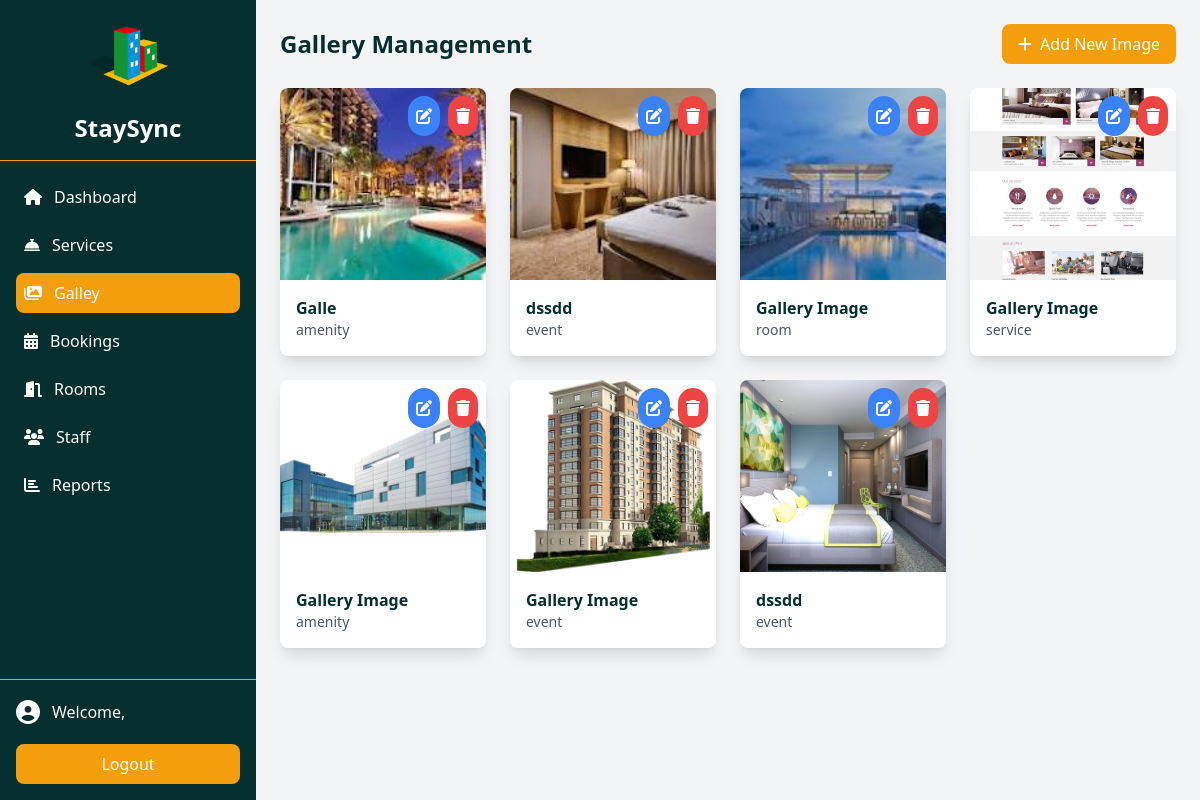
/manager/galley.php, run on the app's committed database.
### tables this page shows
CREATE TABLE `gallery_images` (
  `id` int(11) NOT NULL AUTO_INCREMENT,
  `title` varchar(100) NOT NULL,
  `category` enum('room','service','event','amenity') NOT NULL,
  `image_path` varchar(255) NOT NULL,
  `description` text DEFAULT NULL,
  `is_featured` tinyint(1) DEFAULT 0,
  `created_at` timestamp NULL DEFAULT current_timestamp(),
  PRIMARY KEY (`id`)
);

### manager/galley.php (the view, shortened to what this page needs)
<?php
require_once '../config/database.php';
include_once 'includes/header.php';
include_once 'includes/sidebar.php';
?>
<div class="flex-1 overflow-auto">
    <div class="p-6">
        <div class="flex justify-between items-center mb-6">
            <h2 class="text-2xl font-bold text-teal-950">Gallery Management</h2>
            <button onclick="openModal()" class="bg-amber-500 text-white px-4 py-2 rounded-lg hover:bg-amber-600">
                <i class="fas fa-plus mr-2"></i>Add New Image
            </button>
        </div>
        <div class="grid grid-cols-2 md:grid-cols-3 lg:grid-cols-4 gap-6">
            <?php
            $images = $conn->query("SELECT * FROM gallery_images ORDER BY created_at DESC");
            while($image = $images->fetch_assoc()): ?>
                <div class="bg-white rounded-lg shadow-lg overflow-hidden">
                    <div class="relative h-48">
                        <img src="../<?php echo $image['image_path']; ?>"
                            alt="<?php echo $image['title']; ?>"
                            class="w-full h-full object-cover">
                        <div class="absolute top-2 right-2 flex space-x-2">
                            <button onclick="editImage(<?php echo $image['id']; ?>)"
                                    class="bg-blue-500 text-white p-2 rounded-full hover:bg-blue-600">
                                <i class="fas fa-edit"></i>
                            </button>
                            <button onclick="deleteImage(<?php echo $image['id']; ?>)"
                                    class="bg-red-500 text-white p-2 rounded-full hover:bg-red-600">
                                <i class="fas fa-trash"></i>
                            </button>
                        </div>
                    </div>
                    <div class="p-4">
                        <h3 class="font-semibold text-teal-950"><?php echo $image['title']; ?></h3>
                        <p class="text-sm text-gray-600"><?php echo $image['category']; ?></p>
                    </div>
                </div>
            <?php endwhile; ?>
        </div>
    </div>
</div>
<?php
include_once 'includes/footer.php';
?>

### manager/includes/header.php (shortened to what this page needs)
<!DOCTYPE html>
<html lang="en">
<head>
    <script src="https://cdn.tailwindcss.com"></script>
    <link rel="stylesheet" href="https://cdnjs.cloudflare.com/ajax/libs/font-awesome/6.4.0/css/all.min.css">
</head>
<body class="bg-gray-100">
    <div class="flex h-screen">

### manager/includes/sidebar.php (shortened to what this page needs)
<div class="bg-teal-950 text-white w-64 flex-shrink-0 transition-all duration-300" id="sidebar">
    <div class="p-4 border-b border-amber-500">
        <img src="../images/logo.png" alt="Logo" class="w-20 mx-auto mb-4">
        <h1 class="text-2xl font-bold text-center">StaySync </h1>
    </div>
    <nav class="p-4">
        <ul class="space-y-2">
            <li>
                <a href="index.php" class="flex items-center space-x-3 p-2 <?php echo basename($_SERVER['PHP_SELF']) == 'index.php' ? 'bg-amber-500' : 'hover:bg-amber-500'; ?> rounded-lg">
                    <i class="fas fa-home"></i>
                    <span>Dashboard</span>
                </a>
            </li>
            <li>
                <a href="services.php" class="flex items-center space-x-3 p-2 <?php echo basename($_SERVER['PHP_SELF']) == 'services.php' ? 'bg-amber-500' : 'hover:bg-amber-500'; ?> rounded-lg">
                    <i class="fas fa-concierge-bell"></i>
                    <span>Services</span>
                </a>
            </li>
            <li>
                <a href="galley.php" class="flex items-center space-x-3 p-2 <?php echo basename($_SERVER['PHP_SELF']) == 'galley.php' ? 'bg-amber-500' : 'hover:bg-amber-500'; ?> rounded-lg">
                    <i class="fas fa-images"></i>
                    <span>Galley</span>
                </a>
            </li>
            <li>
                <a href="booking.php" class="flex items-center space-x-3 p-2 <?php echo basename($_SERVER['PHP_SELF']) == 'booking.php' ? 'bg-amber-500' : 'hover:bg-amber-500'; ?> rounded-lg">
                    <i class="fas fa-calendar-alt"></i>
                    <span>Bookings</span>
                </a>
            </li>
            <li>
                <a href="room-management.php" class="flex items-center space-x-3 p-2 <?php echo basename($_SERVER['PHP_SELF']) == 'room-management.php' ? 'bg-amber-500' : 'hover:bg-amber-500'; ?> rounded-lg">
                    <i class="fas fa-door-open"></i>
                    <span>Rooms</span>
                </a>
            </li>
            <li>
                <a href="staff.php" class="flex items-center space-x-3 p-2 <?php echo basename($_SERVER['PHP_SELF']) == 'staff.php' ? 'bg-amber-500' : 'hover:bg-amber-500'; ?> rounded-lg">
                    <i class="fas fa-users"></i>
                    <span>Staff</span>
                </a>
            </li>
            <li>
                <a href="reports.php" class="flex items-center space-x-3 p-2 <?php echo basename($_SERVER['PHP_SELF']) == 'reports.php' ? 'bg-amber-500' : 'hover:bg-amber-500'; ?> rounded-lg">
                    <i class="fas fa-chart-bar"></i>
                    <span>Reports</span>
                </a>
            </li>
        </ul>
    </nav>
    <div class="absolute bottom-0 w-64 p-4 border-t border-amber-500">
    <div class="flex items-center space-x-3 mb-4">
            <a href="profile.php" class="flex items-center space-x-3 hover:text-amber-500 transition-colors">
                <i class="fas fa-user-circle text-2xl"></i>
                <div>
                    <p class="font-medium">Welcome,</p>
                </div>
            </a>
        </div>
        <a href="../handlers/logout_handler.php"
           class="block w-full bg-amber-500 text-center py-2 rounded-lg hover:bg-amber-600">
            Logout
        </a>
    </div>
</div>

### manager/includes/footer.php (shortened to what this page needs)
</div>
</body>
</html>

### data on the page
gallery_images: image_path (picture), title "Galle", category "amenity"
gallery_images: image_path (picture), title "dssdd", category "event"
gallery_images: image_path (picture), title "Gallery Image", category "room"
gallery_images: image_path (picture), title "Gallery Image", category "service"
gallery_images: image_path (picture), title "Gallery Image", category "amenity"
gallery_images: image_path (picture), title "Gallery Image", category "event"
gallery_images: image_path (picture), title "dssdd", category "event"
